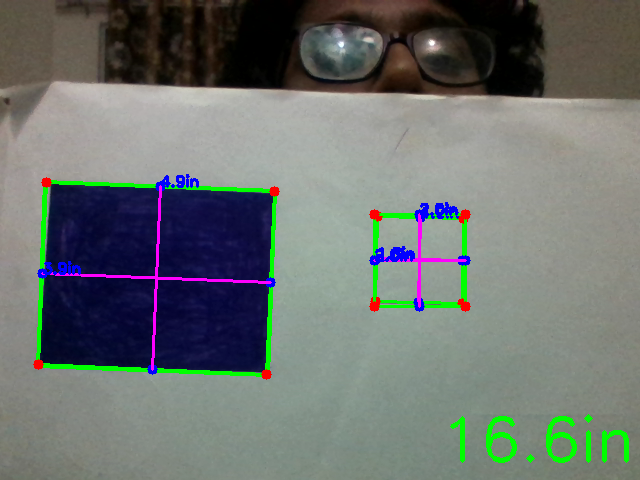
#> input picture ippy/shapedim.png, 640 x 480 px, given in place of the camera
$ python shape_det_2.py
#> lines starting #> are read from the running program, lines starting #| are printed output that depends on the picture; after the words box and inside, x2 and y2 are one past the last pixel; in counts of white or black regions, pixels touching at a corner belong together
import cv2
import imutils
import numpy as np
from shape_detailer import shape_detailer as sd
import threading

cam = cv2.VideoCapture(0)
kernel = np.ones((5,5),dtype = np.uint8)
kernel2 = np.ones((3,3),dtype = np.float32)/25

black = np.zeros((480,640,3), dtype=np.uint8)

def apply_contrast(img, contrast=0):

    if contrast != 0:
        f = 131*(contrast+127)/(127*(131-contrast))
        alpha_c = f
        gamma_c = 127*(1-f)
        img = cv2.addWeighted(img, alpha_c, img, 0, gamma_c)
    return img

while(True):

    ret, frame = cam.read()
#> frame is the input picture: shape (480, 640, 3); mean B, G, R 110.8, 114.2, 108
    frame = apply_contrast(frame, 20)
#> in apply_contrast, `img = cv2.addWeighted(img, alpha_c, img, 0, gamma_c)`:
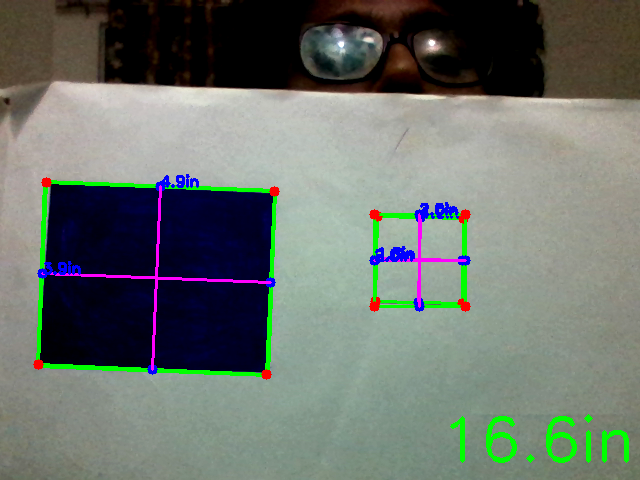
#> img: shape (480, 640, 3); mean of channels 0, 1, 2 108.6, 115.3, 107.9; drawn as B, G, R

    gray = cv2.cvtColor(frame, cv2.COLOR_BGR2GRAY)
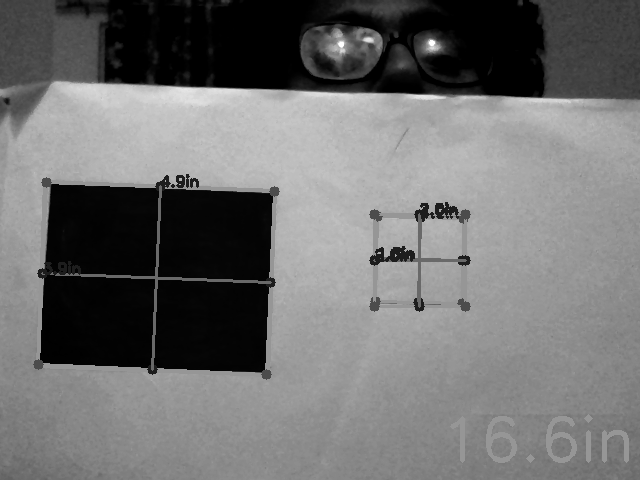
#> gray: shape (480, 640); min 0, max 255, mean 112.4
    gray  = cv2.filter2D(gray, -1, kernel2)
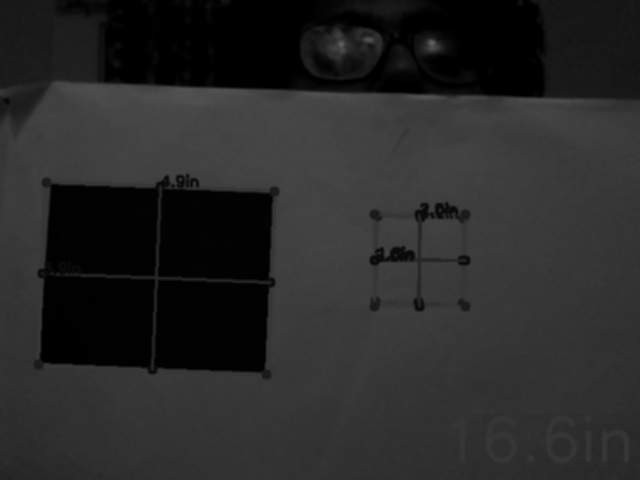
#> gray: shape (480, 640); min 0, max 92, mean 40.4
    v = np.median(gray)
#> v = 50
    sigma = 0.33
    low = int(max(0, (1-sigma)*v))
#> low = 33
    high = int(max(200, (1+sigma)*v))
#> high = 200
    edge = cv2.Canny(gray, low, high)
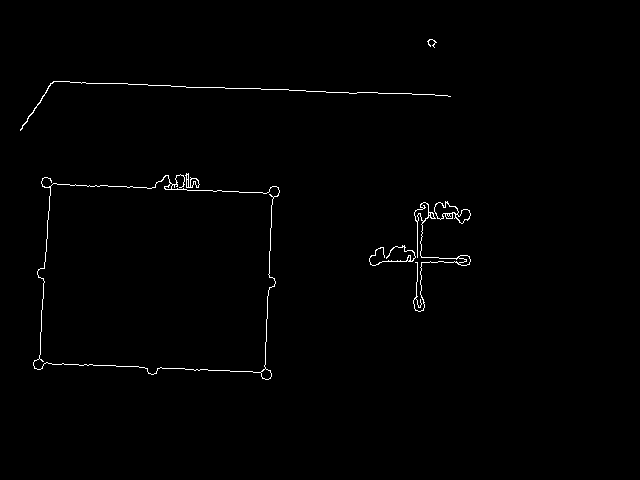
#> edge: shape (480, 640); 0.77% white in thin lines or dots, all inside (x1, y1, x2, y2) = (20, 39, 471, 380)
    #edge = cv2.dilate(edge, kernel, iterations = 2)

    #thresh_ = cv2.bitwise_or(thresh, edge)

    ret, thresh = cv2.threshold(gray, 100, 255, cv2.THRESH_BINARY)
#> thresh: shape (480, 640); every value is 0
    thresh = cv2.erode(thresh,kernel,iterations = 2)
    #thresh = cv2.Canny(gray, 100, 180)

    final_frame = cv2.bitwise_or(thresh, edge)

    contours = cv2.findContours(final_frame, cv2.RETR_EXTERNAL, cv2.CHAIN_APPROX_SIMPLE)
#> contours = 7 contours, 1 with area under 20; largest, box (x1, y1, x2, y2) and area: (33, 174, 280, 380) 40761, (434, 201, 471, 224) 388, (413, 202, 471, 312) 291, (185, 173, 200, 188) 84, (369, 245, 416, 266) 44, (20, 81, 451, 131) 30

    centers = imutils.grab_contours(contours)
#> centers has the same summary as contours

    for c in centers:
        M=cv2.moments(c)

        if M['m00'] != 0.0:
            x = int(M['m10']/M['m00'])
            y = int(M['m01']/M['m00'])
            cv2.drawContours(frame, [c], -1, (0,255,0), 2)
            peri = cv2.arcLength(c,True)
            approx = cv2.approxPolyDP(c, 0.04*peri, True)

            contour_frame = frame[y-10:y+10,x-10:x+10]

#> (the run stopped early here; a loop or call above may not have finished)
